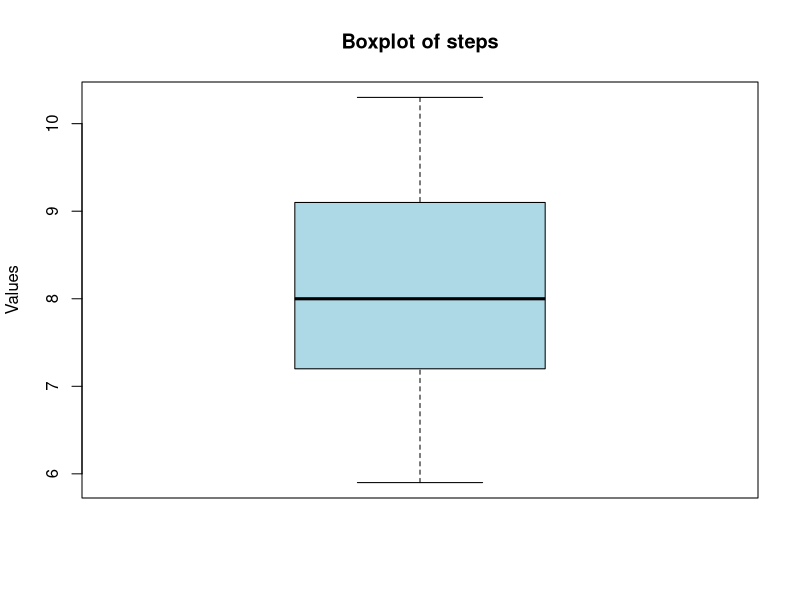

R code for this plot:
## ---- chunk 1
knitr::opts_chunk$set(message =  FALSE)
knitr::opts_chunk$set(warning =  FALSE)
knitr::opts_chunk$set(error =  FALSE)
bfcolor <- function(x, color) {
  if (knitr::is_latex_output()) {
    sprintf("\\textcolor{%s}{\\textbf{%s}}", color, x)
  } else if (knitr::is_html_output()) {
    sprintf("<span style='color: %s;'><b>%s</b></span>", color, x)
  } else x
}
## ---- chunk 2
steps <- c(6.5, 7.8, 8.2, 5.9, 9.1, 10.3, 7.2, 8.7, 6.8, 9.5, 7.9, 8.4, 6.1, 10.0, 9.8, 7.5, 8.9, 6.7, 7.3, 9.2, 8.0, 7.6, 6.9, 9.7, 8.5)

print(paste("sample mean:", mean(steps)))
print(paste("median:", median(steps)))
print(paste("IQR:", IQR(steps)))
print(paste("sample standard deviation:", sd(steps)))
## ---- chunk 3
lower_range <- mean(steps) - 2*sd(steps)
upper_range <- mean(steps) + 2*sd(steps)

ctr <- 0
for(i in 1:length(steps)){
  if(steps[i] >= lower_range && steps[i] <= upper_range){
    ctr <- ctr + 1
  }
}

percentage <- (ctr / length(steps)) * 100
cat("Percentge is:", percentage)
## ---- chunk 4
z <- (5.9 - mean(steps)) / sd(steps)
cat("Z-score for 5.9:", z)
## ---- chunk 5
boxplot(steps, main="Boxplot of steps", ylab="Values", col = "lightblue")
## ---- chunk 6
res <- prop.test(x = c(0.40*6124, 0.37*5512),
                 n = c(6124, 5512),
                 conf.level = 0.99)
res
